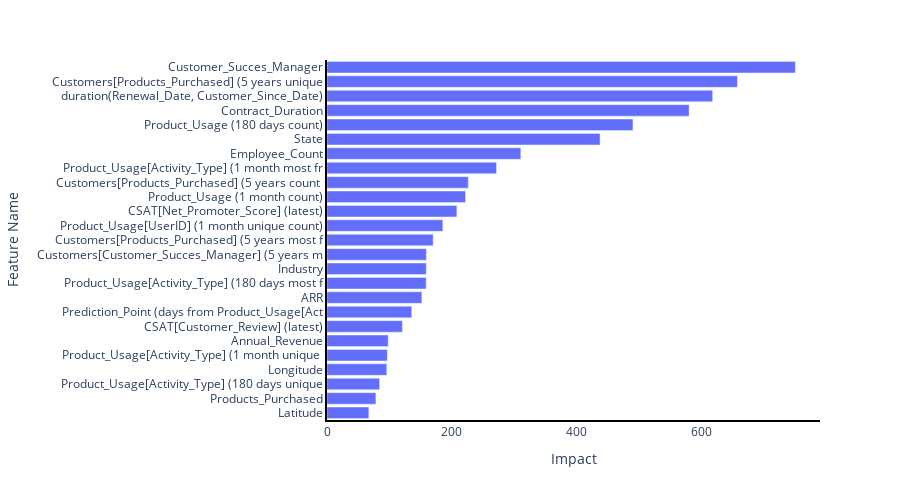

The notebook cell saved with this chart:
### Markdown cell above
### Plot feature impact

### Code cell
# aggregate feature impact
plot_feature_impact(melted, height=500)

### Figure 1 — Plotly figure (JSON) as saved in the notebook; plotly's stock layout.template omitted (floating-point values rounded to 4 significant figures)
{"data": [{"alignmentgroup": "True", "hovertemplate": "<b>Feature Name:</b> %{y} <br><b>Feature Strength:</b> %{x}<extra></extra>", "legendgroup": "", "marker": {"color": "#636efa", "pattern": {"shape": ""}}, "name": "", "offsetgroup": "", "orientation": "h", "showlegend": false, "textposition": "auto", "type": "bar", "x": [67.06, 78.38, 84.37, 95.76, 96.65, 98.14, 120.8, 135.8, 152.0, 158.9, 159.1, 159.3, 170.2, 185.6, 208.1, 222.1, 226.5, 271.6, 310.7, 437.6, 490.4, 580.4, 618.1, 657.9, 750.7], "xaxis": "x", "y": ["Latitude", "Products_Purchased", "Product_Usage[Activity_Type] (180 days unique count)", "Longitude", "Product_Usage[Activity_Type] (1 month unique count)", "Annual_Revenue", "CSAT[Customer_Review] (latest)", "Prediction_Point (days from Product_Usage[Activity_Timestamp]) (180 days avg)", "ARR", "Product_Usage[Activity_Type] (180 days most frequent)", "Industry", "Customers[Customer_Succes_Manager] (5 years most frequent)", "Customers[Products_Purchased] (5 years most frequent)", "Product_Usage[UserID] (1 month unique count)", "CSAT[Net_Promoter_Score] (latest)", "Product_Usage (1 month count)", "Customers[Products_Purchased] (5 years count of business_essentials)", "Product_Usage[Activity_Type] (1 month most frequent)", "Employee_Count", "State", "Product_Usage (180 days count)", "Contract_Duration", "duration(Renewal_Date, Customer_Since_Date)", "Customers[Products_Purchased] (5 years unique count)", "Customer_Succes_Manager"], "yaxis": "y"}], "layout": {"barmode": "relative", "height": 500, "hoverlabel": {"bgcolor": "white", "font": {"family": "Rockwell", "size": 16}, "namelength": -1}, "legend": {"tracegroupgap": 0}, "margin": {"t": 60}, "plot_bgcolor": "rgba(0,0,0,0)", "xaxis": {"anchor": "y", "domain": [0, 1], "linecolor": "black", "linewidth": 2, "showline": true, "title": {"text": "Impact"}}, "yaxis": {"anchor": "x", "domain": [0, 1], "linecolor": "black", "linewidth": 2, "showline": true, "ticktext": ["Latitude", "Products_Purchased", "Product_Usage[Activity_Type] (180 days unique", "Longitude", "Product_Usage[Activity_Type] (1 month unique ", "Annual_Revenue", "CSAT[Customer_Review] (latest)", "Prediction_Point (days from Product_Usage[Act", "ARR", "Product_Usage[Activity_Type] (180 days most f", "Industry", "Customers[Customer_Succes_Manager] (5 years m", "Customers[Products_Purchased] (5 years most f", "Product_Usage[UserID] (1 month unique count)", "CSAT[Net_Promoter_Score] (latest)", "Product_Usage (1 month count)", "Customers[Products_Purchased] (5 years count ", "Product_Usage[Activity_Type] (1 month most fr", "Employee_Count", "State", "Product_Usage (180 days count)", "Contract_Duration", "duration(Renewal_Date, Customer_Since_Date)", "Customers[Products_Purchased] (5 years unique", "Customer_Succes_Manager"], "tickvals": [0, 1, 2, 3, 4, 5, 6, 7, 8, 9, 10, 11, 12, 13, 14, 15, 16, 17, 18, 19, 20, 21, 22, 23, 24], "title": {"text": "Feature Name"}}}}
